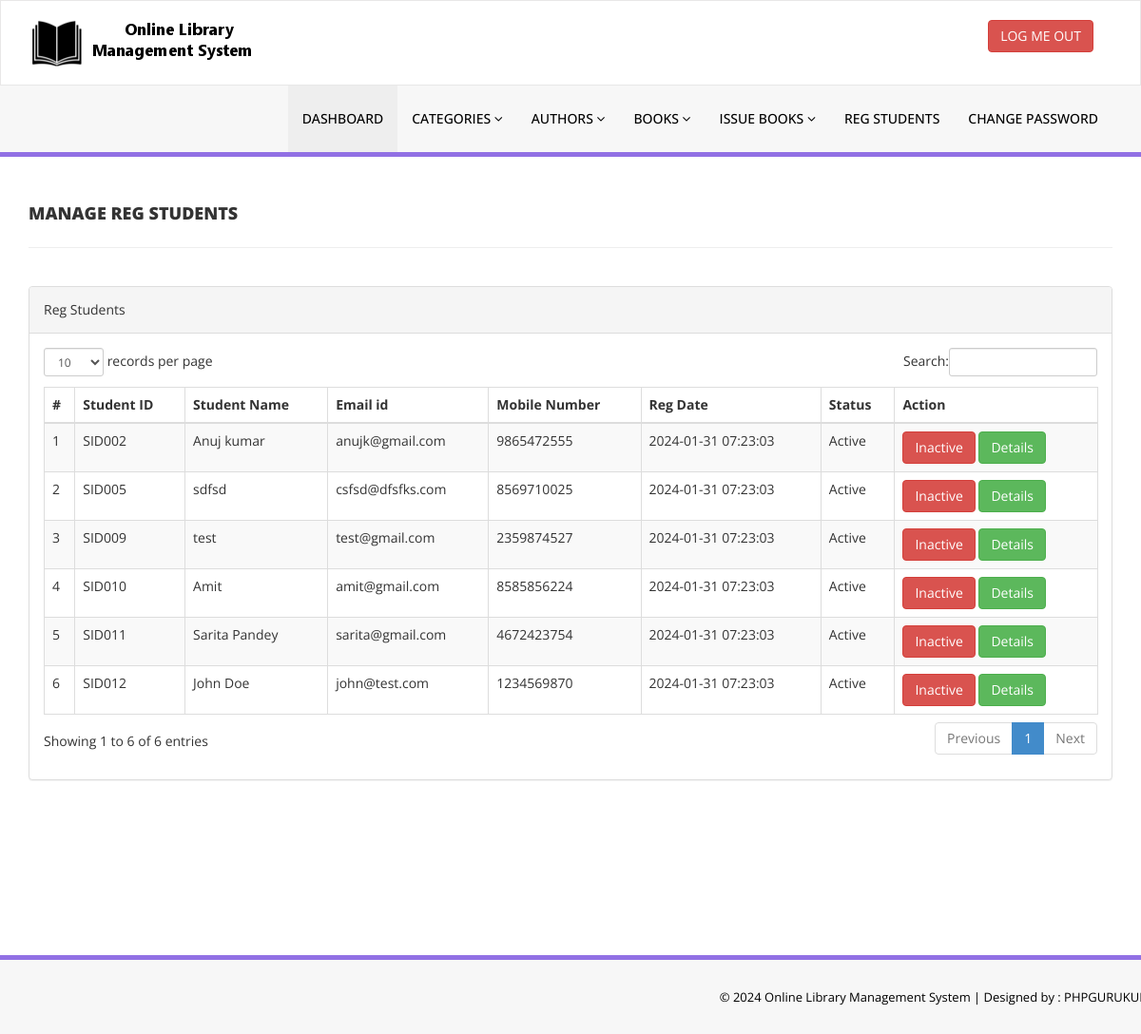
/library/admin/reg-students.php (signed in), run on an earlier commit of the app's database.
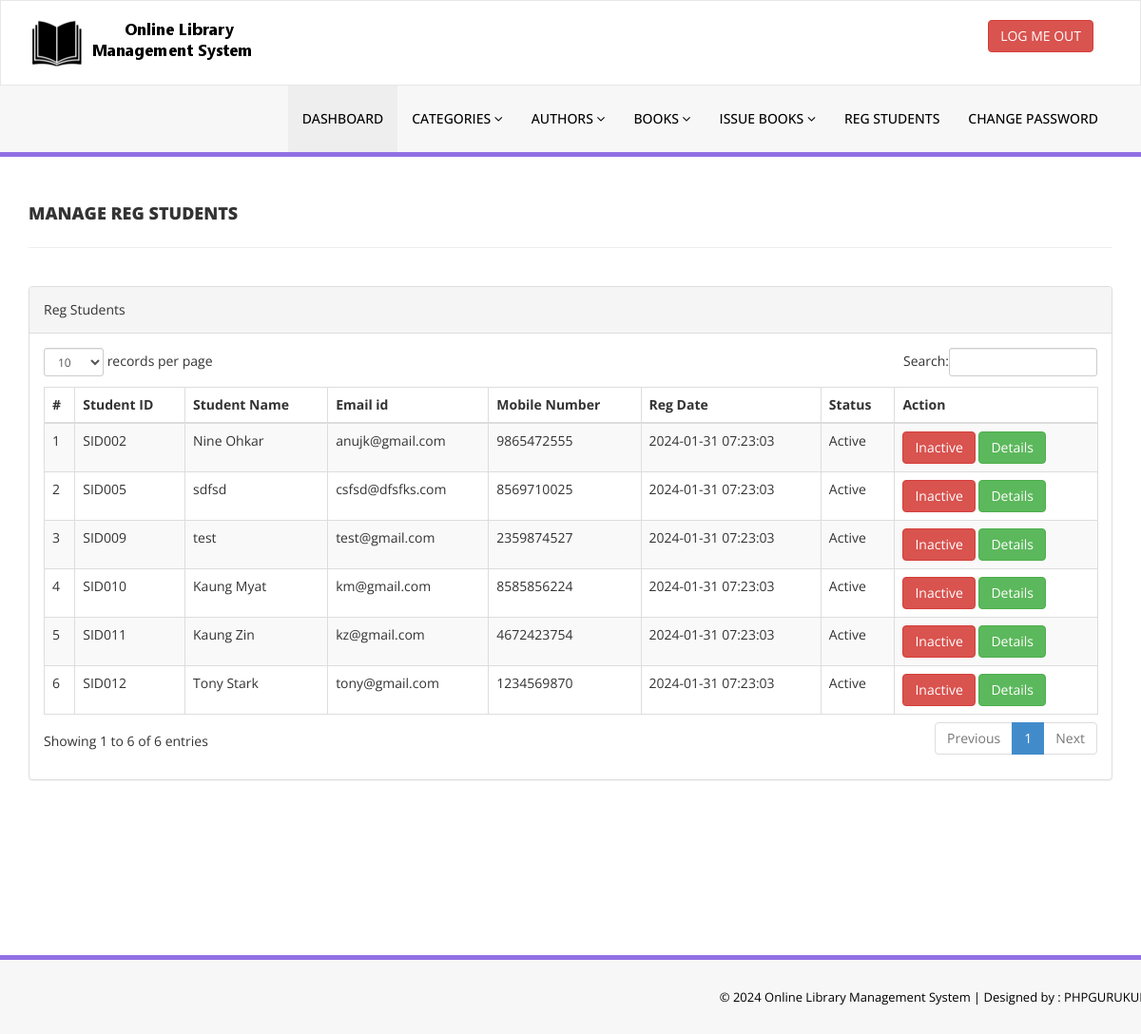
And on a later commit of the database.
### tables this page shows
CREATE TABLE `tblstudents` (
  `id` int(11) NOT NULL,
  `StudentId` varchar(100) DEFAULT NULL,
  `FullName` varchar(120) DEFAULT NULL,
  `EmailId` varchar(120) DEFAULT NULL,
  `MobileNumber` char(11) DEFAULT NULL,
  `Password` varchar(120) DEFAULT NULL,
  `Status` int(1) DEFAULT NULL,
  `RegDate` timestamp NULL DEFAULT current_timestamp(),
  `UpdationDate` timestamp NULL DEFAULT NULL ON UPDATE current_timestamp()
);

### library/admin/reg-students.php (the view, shortened to what this page needs)
<?php
include('includes/config.php');
if(strlen($_SESSION['alogin'])==0)
    {
header('location:index.php');
}
else{
    ?>
<!DOCTYPE html>
<html xmlns="http://www.w3.org/1999/xhtml">
<head>
    <link href="assets/css/bootstrap.css" rel="stylesheet" />
    <link href="assets/css/font-awesome.css" rel="stylesheet" />
    <link href="assets/js/dataTables/dataTables.bootstrap.css" rel="stylesheet" />
    <link href="assets/css/style.css" rel="stylesheet" />
</head>
<body>
<?php include('includes/header.php');?>
    <div class="content-wrapper">
         <div class="container">
        <div class="row pad-botm">
            <div class="col-md-12">
                <h4 class="header-line">Manage Reg Students</h4>
    </div>
        </div>
            <div class="row">
                <div class="col-md-12">
                    <div class="panel panel-default">
                        <div class="panel-heading">
                          Reg Students
                        </div>
                        <div class="panel-body">
                            <div class="table-responsive">
                                <table class="table table-striped table-bordered table-hover" id="dataTables-example">
                                    <thead>
                                        <tr>
                                            <th>#</th>
                                            <th>Student ID</th>
                                            <th>Student Name</th>
                                            <th>Email id </th>
                                            <th>Mobile Number</th>
                                            <th>Reg Date</th>
                                            <th>Status</th>
                                            <th>Action</th>
                                        </tr>
                                    </thead>
                                    <tbody>
<?php $sql = "SELECT * from tblstudents";
$query = $dbh -> prepare($sql);
$query->execute();
$results=$query->fetchAll(PDO::FETCH_OBJ);
$cnt=1;
if($query->rowCount() > 0)
{
foreach($results as $result)
{               ?>
                                        <tr class="odd gradeX">
                                            <td class="center"><?php echo htmlentities($cnt);?></td>
                                            <td class="center"><?php echo htmlentities($result->StudentId);?></td>
                                            <td class="center"><?php echo htmlentities($result->FullName);?></td>
                                            <td class="center"><?php echo htmlentities($result->EmailId);?></td>
                                            <td class="center"><?php echo htmlentities($result->MobileNumber);?></td>
                                             <td class="center"><?php echo htmlentities($result->RegDate);?></td>
                                            <td class="center"><?php if($result->Status==1)
                                            {
                                                echo htmlentities("Active");
                                            } else {
                                            echo htmlentities("Blocked");
}
                                            ?></td>
                                            <td class="center">
<?php if($result->Status==1)
 {?>
<a href="reg-students.php?inid=<?php echo htmlentities($result->id);?>" onclick="return confirm('Are you sure you want to block this student?');" >  <button class="btn btn-danger"> Inactive</button>
<?php } else {?>
<a href="reg-students.php?id=<?php echo htmlentities($result->id);?>" onclick="return confirm('Are you sure you want to active this student?');"><button class="btn btn-primary"> Active</button>
                                            <?php } ?>
<a href="student-history.php?stdid=<?php echo htmlentities($result->StudentId);?>"><button class="btn btn-success"> Details</button>
                                            </td>
                                        </tr>
 <?php $cnt=$cnt+1;}} ?>
                                    </tbody>
                                </table>
                            </div>
                        </div>
                    </div>
                </div>
            </div>
    </div>
    </div>
  <?php include('includes/footer.php');?>
</body>
</html>
<?php } ?>

What changed in the data, as far as the page shows it:
changed tblstudents "SID002": FullName "Anuj kumar" → "Nine Ohkar"
changed tblstudents "SID010": FullName "Amit" → "Kaung Myat"; EmailId "amit@gmail.com" → "km@gmail.com"
changed tblstudents "SID011": FullName "Sarita Pandey" → "Kaung Zin"; EmailId "sarita@gmail.com" → "kz@gmail.com"
changed tblstudents "SID012": FullName "John Doe" → "Tony Stark"; EmailId "john@test.com" → "tony@gmail.com"
